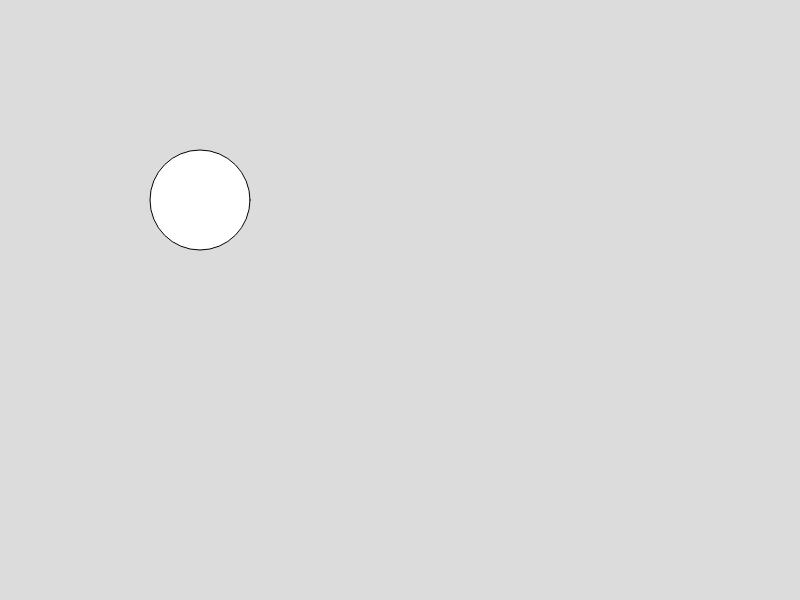
Frame 1 (no input)
Frame 60 (no input): identical to frame 1, image omitted
Frame 120 (the mouse pressed at the canvas centre since frame 60): identical to frame 1, image omitted

The p5.js sketch that drew this single still picture (run headless with seeded random() and noise() and a simulated clock; from frame 60 on, the mouse is pressed at the canvas centre):

// p5.js sketch
// ── sketch.js
function setup() {
    createCanvas(800, 600);
}

function draw() {
    background(220);

    circle(200,200,100)
}
